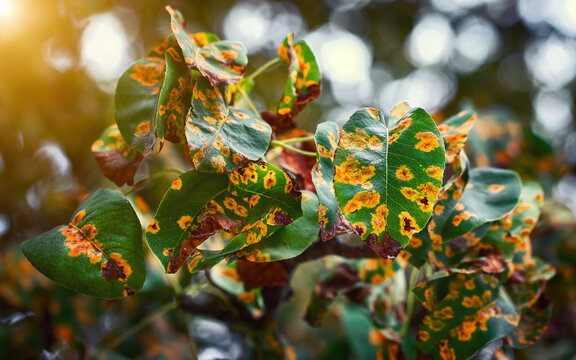
#> input picture home_page.jpeg, 576 x 360 px
$ python -i leaf_health_analyzer.py   (imports and definitions only)
#> lines starting #> are read from the running program, lines starting #| are printed output that depends on the picture; after the words box and inside, x2 and y2 are one past the last pixel; in counts of white or black regions, pixels touching at a corner belong together
import cv2
import numpy as np
from PIL import Image
import warnings
# [1 line not run here, left out]

class LeafHealthAnalyzer:
    def __init__(self):
        self.healthy_color_ranges = {
            'green_healthy': {
                'lower': np.array([30, 20, 20]),  # Wider range for healthy green
                'upper': np.array([90, 255, 255])
            },
            'yellow_stress': {
                'lower': np.array([15, 50, 50]),
                'upper': np.array([35, 255, 255])
            },
            'brown_disease': {
                'lower': np.array([8, 30, 30]),
                'upper': np.array([25, 255, 255])
            }
        }

    def analyze_leaf_image(self, image):
        """
        Analyze leaf image for disease symptoms
        """
        if isinstance(image, Image.Image):
            img_array = np.array(image)
        else:
            img_array = image.copy()

        # Convert to HSV for better color analysis
        hsv = cv2.cvtColor(img_array, cv2.COLOR_RGB2HSV)

        # Detect individual leaves first
        leaf_regions = self._detect_individual_leaves(hsv)

        # Analyze each leaf separately
        leaf_analyses = []
        for i, region in enumerate(leaf_regions):
            leaf_analysis = self._analyze_individual_leaf(hsv, region, i)
            leaf_analyses.append(leaf_analysis)

        # Calculate overall health from all leaves
        overall_health = self._calculate_overall_health(leaf_analyses)

        # Overall color analysis
        overall_color_metrics = self._analyze_leaf_colors(hsv)

        # Overall disease patterns
        overall_patterns = self._detect_disease_patterns(hsv)

        # Detect plant type
        plant_type = self._detect_plant_type(img_array, hsv)

        # Determine overall disease type with plant name
        disease_prediction = self._predict_disease_type(overall_color_metrics, overall_patterns, plant_type)

        # Create visualization with detected leaves
        annotated_image = self._create_leaf_visualization(img_array, leaf_analyses)

        return {
            'health_score': overall_health['score'],
            'status': overall_health['status'],
            'disease_prediction': disease_prediction,
            'plant_type': plant_type,
            'color_analysis': overall_color_metrics,
            'patterns': overall_patterns,
            'leaf_count': len(leaf_regions),
            'leaf_analyses': leaf_analyses,
            'annotated_image': annotated_image,
            'recommendations': self._get_recommendations(overall_health['score'], disease_prediction)
        }

    def _detect_individual_leaves(self, hsv_image):
        """
        Detect individual leaves in the image using color and contour analysis
        """
        # Convert to grayscale for contour detection
        gray = cv2.cvtColor(hsv_image, cv2.COLOR_HSV2BGR)
        gray = cv2.cvtColor(gray, cv2.COLOR_BGR2GRAY)

        # Apply threshold to isolate leaves (green areas)
        lower_green = np.array([25, 40, 40])
        upper_green = np.array([90, 255, 255])
        green_mask = cv2.inRange(hsv_image, lower_green, upper_green)

        # Find contours (potential leaves)
        contours, _ = cv2.findContours(green_mask, cv2.RETR_EXTERNAL, cv2.CHAIN_APPROX_SIMPLE)

        # Filter contours by size to get meaningful leaves
        min_area = 1000  # Minimum leaf area
        leaf_regions = []

        for contour in contours:
            area = cv2.contourArea(contour)
            if area > min_area:
                x, y, w, h = cv2.boundingRect(contour)
                leaf_regions.append({
                    'bbox': (x, y, w, h),
                    'contour': contour,
                    'area': area
                })

        # Sort by area (largest first)
        leaf_regions.sort(key=lambda x: x['area'], reverse=True)

        return leaf_regions[:10]  # Limit to top 10 leaves

    def _analyze_individual_leaf(self, hsv_image, region, leaf_id):
        """
        Analyze a single leaf region
        """
        x, y, w, h = region['bbox']

        # Extract leaf region
        leaf_region = hsv_image[y:y+h, x:x+w]

        # Analyze colors in this leaf
        leaf_colors = self._analyze_leaf_colors(leaf_region)

        # Detect patterns in this leaf
        leaf_patterns = self._detect_disease_patterns(leaf_region)

        # Calculate leaf health score
        leaf_score = self._calculate_leaf_health_score(leaf_colors, leaf_patterns)

        return {
            'leaf_id': leaf_id + 1,
            'bbox': region['bbox'],
            'area': region['area'],
            'health_score': leaf_score,
            'status': self._get_health_status(leaf_score),
            'color_analysis': leaf_colors,
            'patterns': leaf_patterns
        }

    def _calculate_leaf_health_score(self, color_metrics, patterns):
        """
        Calculate health score for individual leaf (more realistic scoring for actual leaves)
        """
        score = 75  # Start at healthy baseline for verified leaves

        # Healthy green color bonus
        green_pct = color_metrics.get('green_healthy', 0)
        if green_pct > 70:
            score += (green_pct - 70) * 0.5  # Bonus for very healthy leaves
        elif green_pct > 50:
            score += (green_pct - 50) * 0.3
        else:
            score -= (50 - green_pct) * 0.4

        # Yellow stress penalty (less harsh)
        yellow_pct = color_metrics.get('yellow_stress', 0)
        if yellow_pct > 10:
            score -= yellow_pct * 0.8
        elif yellow_pct > 5:
            score -= yellow_pct * 0.4

        # Brown disease penalty (less harsh)
        brown_pct = color_metrics.get('brown_disease', 0)
        if brown_pct > 5:
            score -= brown_pct * 1.5
        elif brown_pct > 2:
            score -= brown_pct * 0.8

        # Pattern penalties (much less harsh)
        if patterns.get('spots', 0) > 5:
            score -= patterns['spots'] * 2
        elif patterns.get('spots', 0) > 2:
            score -= patterns['spots'] * 1

        if patterns.get('irregular', 0) > 10:
            score -= patterns['irregular'] * 1
        elif patterns.get('irregular', 0) > 5:
            score -= patterns['irregular'] * 0.5

        if patterns.get('yellowing', 0) > 3:
            score -= patterns['yellowing'] * 3
        elif patterns.get('yellowing', 0) > 1:
            score -= patterns['yellowing'] * 1

        # Ensure minimum score for verified leaves
        score = max(25, min(100, score))

        # If we have any green color at all, ensure minimum healthy score
        if green_pct > 20:
            score = max(40, score)

        return score

    def _calculate_overall_health(self, leaf_analyses):
        """
        Calculate overall plant health from individual leaf analyses
        """
        if not leaf_analyses:
            return {'score': 50, 'status': 'Unknown'}

        # Weight by leaf size (larger leaves have more impact)
        total_weight = 0
        weighted_score = 0

        for leaf in leaf_analyses:
            weight = leaf['area']
            total_weight += weight
            weighted_score += leaf['health_score'] * weight

        overall_score = weighted_score / total_weight if total_weight > 0 else 50

        return {
            'score': overall_score,
            'status': self._get_health_status(overall_score),
            'leaf_count': len(leaf_analyses),
            'healthy_leaves': sum(1 for leaf in leaf_analyses if leaf['health_score'] > 70),
            'stressed_leaves': sum(1 for leaf in leaf_analyses if leaf['health_score'] <= 70)
        }

    def _analyze_leaf_colors(self, hsv_image):
        """
        Analyze color distribution in leaf image
        """
        metrics = {}

        for color_name, color_range in self.healthy_color_ranges.items():
            mask = cv2.inRange(hsv_image, color_range['lower'], color_range['upper'])
            # Fix percentage calculation - divide by total pixels (3 channels)
            total_pixels = hsv_image.shape[0] * hsv_image.shape[1]
            percentage = (np.count_nonzero(mask) / total_pixels) * 100
            metrics[color_name] = percentage

        return metrics

    def _detect_disease_patterns(self, hsv_image):
        """
        Detect disease patterns in leaf image
        """
        patterns = {}

        # Convert to grayscale for pattern detection
        gray = cv2.cvtColor(hsv_image, cv2.COLOR_HSV2BGR)
        gray = cv2.cvtColor(gray, cv2.COLOR_BGR2GRAY)

        # Detect spots using blob detection
        _, thresh = cv2.threshold(gray, 200, 255, cv2.THRESH_BINARY_INV)
        contours, _ = cv2.findContours(thresh, cv2.RETR_EXTERNAL, cv2.CHAIN_APPROX_SIMPLE)

        # Count different types of contours
        spots = 0
        irregular = 0
        yellowing = 0

        for contour in contours:
            area = cv2.contourArea(contour)
            if area > 1000:  # Reasonable threshold for disease spots
                # Check if circular (spot)
                perimeter = cv2.arcLength(contour, True)
                if perimeter > 0:
                    circularity = 4 * np.pi * area / (perimeter * perimeter)
                    if circularity > 0.5:
                        spots += 1
                    else:
                        irregular += 1

        # Detect yellowing areas
        yellow_lower = np.array([15, 50, 50])
        yellow_upper = np.array([35, 255, 255])
        yellow_mask = cv2.inRange(hsv_image, yellow_lower, yellow_upper)
        yellow_contours, _ = cv2.findContours(yellow_mask, cv2.RETR_EXTERNAL, cv2.CHAIN_APPROX_SIMPLE)
        yellowing = len([c for c in yellow_contours if cv2.contourArea(c) > 100])

        patterns['spots'] = spots
        patterns['irregular'] = irregular
        patterns['yellowing'] = yellowing

        return patterns

    def _detect_plant_type(self, img_array, hsv_image):
        """
        Detect plant type based on leaf characteristics
        Enhanced detection for Apple, Tomato, Pepper, etc.
        """
        # Analyze color distribution
        color_metrics = self._analyze_leaf_colors(hsv_image)
        green_ratio = color_metrics.get('green_healthy', 0)

        # Convert to HSV for detailed analysis
        h_channel = hsv_image[:, :, 0]
        s_channel = hsv_image[:, :, 1]

        # Calculate color statistics
        mean_hue = np.mean(h_channel)
        mean_saturation = np.mean(s_channel)

        # Analyze yellow-green content (for apple leaves)
        yellow_green_pixels = np.sum((h_channel >= 25) & (h_channel <= 45))
        total_pixels = h_channel.size
        yellow_green_ratio = (yellow_green_pixels / total_pixels) * 100  # Convert to percentage

        # Enhanced plant type detection for 4 plant types
        if green_ratio > 70 and yellow_green_ratio > 25 and mean_saturation > 60:
            # High green, high yellow-green ratio, high saturation - Apple
            return "Apple"
        elif green_ratio > 70 and mean_saturation > 50:
            # High green, moderate saturation
            if mean_hue > 40 and mean_hue < 60:
                return "Corn"    # Corn leaves have more yellow-green hue
            elif mean_hue < 30:
                return "Potato"  # Potato leaves are broader
            elif mean_hue < 35 and mean_saturation < 55:
                return "Potato"  # Potato leaves have lower saturation
            else:
                return "Tomato"
        elif green_ratio > 50:
            # Moderate green
            if mean_hue > 45 and mean_hue < 65:
                return "Corn"    # Corn has distinct yellow-green hue
            elif mean_hue < 30:
                return "Potato"  # Potato leaves are broader
            else:
                return "Pepper"
        else:
            # Lower green ratio
            if mean_hue > 50 and mean_hue < 70:
                return "Corn"    # Even stressed corn has yellow tint
            else:
                return "General Plant"

    def _predict_disease_type(self, color_metrics, patterns, plant_type="Tomato"):
        """
        Predict specific disease type based on color and pattern analysis with plant name
        """
        # Disease database with specific symptoms - balanced thresholds
        disease_symptoms = {
            "Leaf Spot Disease": {
                "brown_threshold": 10,  # Balanced threshold
                "spots_threshold": 1,   # Lower threshold to detect actual spots
                "description": "Circular brown spots on leaves"
            },
            "Early Blight": {
                "brown_threshold": 12,  # Balanced threshold
                "irregular_threshold": 8, # Balanced threshold
                "description": "Target-like brown spots with yellow rings"
            },
            "Powdery Mildew": {
                "white_threshold": 15,
                "description": "White powdery coating on leaf surface"
            },
            "Yellow Leaf Disease": {
                "yellow_threshold": 25,  # Balanced threshold
                "description": "Extensive yellowing of leaf tissue"
            },
            "Bacterial Blight": {
                "brown_threshold": 8,   # Balanced threshold
                "irregular_threshold": 10, # Balanced threshold
                "description": "Irregular brown lesions with yellow halos"
            },
            "Nutrient Deficiency": {
                "yellow_threshold": 15,  # Balanced threshold
                "brown_threshold": 3,   # Balanced threshold
                "description": "Yellowing between leaf veins"
            },
            "Healthy Leaf": {
                "green_threshold": 70,
                "description": "No significant disease symptoms"
            }
        }

        brown_pct = color_metrics.get('brown_disease', 0)
        yellow_pct = color_metrics.get('yellow_stress', 0)
        green_pct = color_metrics.get('green_healthy', 0)
        spots = patterns.get('spots', 0)
        irregular = patterns.get('irregular', 0)

        # Match symptoms to diseases
        best_match = "Unknown Condition"
        best_score = 0

        for disease, symptoms in disease_symptoms.items():
            score = 0

            # Check brown symptoms
            if "brown_threshold" in symptoms and brown_pct >= symptoms["brown_threshold"]:
                score += 2

            # Check yellow symptoms
            if "yellow_threshold" in symptoms and yellow_pct >= symptoms["yellow_threshold"]:
                score += 2

            # Check green symptoms (for healthy)
            if "green_threshold" in symptoms and green_pct >= symptoms["green_threshold"]:
                score += 3

            # Check spots
            if "spots_threshold" in symptoms and spots >= symptoms["spots_threshold"]:
                score += 2

            # Check irregular patterns
            if "irregular_threshold" in symptoms and irregular >= symptoms["irregular_threshold"]:
                score += 2

            # Update best match
            if score > best_score:
                best_score = score
                best_match = disease

        # If no strong match, provide general assessment
        if best_score < 2:
            if green_pct > 75 and spots == 0 and irregular == 0 and yellow_pct < 5:
                best_match = "Healthy Leaf"  # Explicit healthy check
            elif brown_pct > 5:
                best_match = "Leaf Damage"
            elif yellow_pct > 10:
                best_match = "Leaf Stress"
            else:
                best_match = "Mild Symptoms"

        # Add plant name to disease prediction
        if best_match == "Healthy Leaf":
            return f"{plant_type} - Healthy"
        elif best_match == "Unknown Condition":
            return f"{plant_type} - General Condition"
        else:
            return f"{plant_type} {best_match}"

    def _get_health_status(self, score):
        """
        Get health status based on score (adjusted for new scoring system)
        """
        if score >= 80:
            return "Healthy"
        elif score >= 65:
            return "Mild Stress"
        elif score >= 45:
            return "Moderate Issues"
        else:
            return "Severe Problems"

    def _get_recommendations(self, health_score, disease_prediction):
        """
        Get care recommendations based on analysis
        """
        recommendations = []

        # Check for healthy status first
        if "Healthy" in disease_prediction:
            recommendations.extend([
                "Continue regular monitoring",
                "Maintain proper care routine",
                "Preventative measures recommended",
                "Ensure optimal growing conditions",
                "Monitor for pests and diseases"
            ])
        # Check for specific disease types (plant-agnostic)
        elif "Leaf Spot" in disease_prediction or "Spot" in disease_prediction:
            recommendations.extend([
                "Apply fungicide treatment",
                "Remove affected leaves",
                "Improve air circulation",
                "Avoid overhead watering",
                "Ensure proper spacing between plants"
            ])
        elif "Yellow" in disease_prediction or "Yellowing" in disease_prediction:
            recommendations.extend([
                "Check soil nutrients",
                "Apply balanced fertilizer",
                "Ensure proper watering",
                "Test soil pH levels",
                "Consider nutrient deficiency treatment"
            ])
        elif "Blight" in disease_prediction:
            recommendations.extend([
                "Apply systemic fungicide",
                "Remove infected plant parts",
                "Disinfect tools",
                "Improve air circulation",
                "Avoid wetting foliage"
            ])
        elif "Bacterial" in disease_prediction:
            recommendations.extend([
                "Apply copper-based fungicide",
                "Remove infected plant parts",
                "Avoid working with wet plants",
                "Ensure proper drainage",
                "Practice crop rotation"
            ])
        elif "Scab" in disease_prediction:
            recommendations.extend([
                "Apply fungicide spray",
                "Remove fallen leaves",
                "Prune affected branches",
                "Ensure good air circulation",
                "Apply dormant season treatment"
            ])
        elif "Rust" in disease_prediction:
            recommendations.extend([
                "Apply rust-specific fungicide",
                "Remove infected leaves",
                "Reduce humidity",
                "Improve air circulation",
                "Avoid overhead irrigation"
            ])
        elif "Mildew" in disease_prediction:
            recommendations.extend([
                "Apply sulfur-based fungicide",
                "Improve air circulation",
                "Reduce humidity",
                "Remove affected plant parts",
                "Ensure proper spacing"
            ])
        elif "Wilt" in disease_prediction:
            recommendations.extend([
                "Remove infected plants",
                "Control insect vectors",
                "Apply soil fumigation",
                "Practice crop rotation",
                "Use resistant varieties"
            ])
        elif "Mild Symptoms" in disease_prediction:
            recommendations.extend([
                "Monitor for changes",
                "Check environmental conditions",
                "Consider plant inspection",
                "Review watering and fertilization",
                "Look for early disease signs"
            ])
        else:
            recommendations.extend([
                "Monitor plant health regularly",
                "Check for pest activity",
                "Ensure proper growing conditions",
                "Consider professional consultation",
                "Review care practices"
            ])

        return recommendations

    def _create_leaf_visualization(self, image, leaf_analyses):
        """
        Create visualization showing detected leaves with health status (no text labels)
        """
        result_image = image.copy()

        for leaf in leaf_analyses:
            x, y, w, h = leaf['bbox']
            health_score = leaf['health_score']
            status = leaf['status']

            # Color based on health status
            if status == 'Healthy':
                color = (0, 255, 0)  # Green
            elif status == 'Mild Stress':
                color = (255, 255, 0)  # Yellow
            elif status == 'Moderate Issues':
                color = (255, 165, 0)  # Orange
            else:
                color = (255, 0, 0)  # Red

            # Draw bounding box only (no text labels)
            cv2.rectangle(result_image, (x, y), (x + w, y + h), color, 2)

        return result_image

# [8 lines left out: function analyze_leaf_health, not called in this run]

>>> import cv2
>>> picture = cv2.cvtColor(cv2.imread('home_page.jpeg'), cv2.COLOR_BGR2RGB)
>>> result = LeafHealthAnalyzer().analyze_leaf_image(picture)
#> in _detect_individual_leaves, `gray = cv2.cvtColor(gray, cv2.COLOR_BGR2GRAY)`:
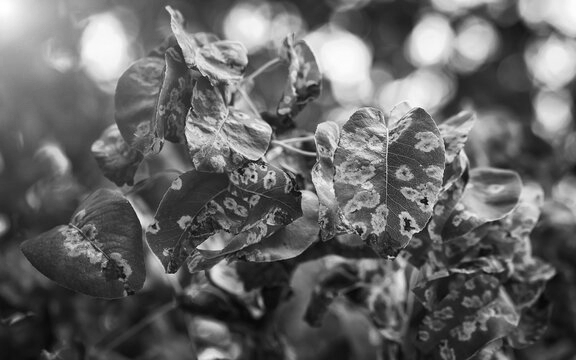
#> gray: shape (360, 576); min 7, max 255, mean 102.2
#> in _detect_individual_leaves, `green_mask = cv2.inRange(hsv_image, lower_green, upper_green)`:
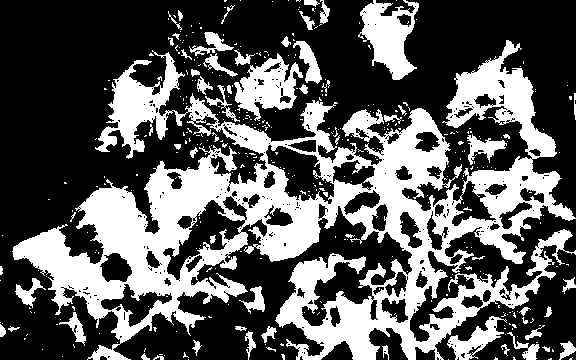
#> green_mask: shape (360, 576); 35.3% white; 390 white regions (331 under 20 px)
#> in _detect_individual_leaves, `contours, _ = cv2.findContours(green_mask, cv2.RETR_EXTERNAL, cv2.CHAI..`: contours = 346 contours, 308 with area under 20; largest, box (x1, y1, x2, y2) and area: (12, 40, 576, 360) 71644, (358, 0, 419, 80) 2594, (234, 53, 303, 121) 2306, (447, 316, 507, 360) 916, (293, 41, 322, 84) 462
#> the loop in _detect_individual_leaves, `for contour in contours:` made 346 passes
#> (area, x, y, w, h) on passes 290, 307, 340: (2305.5, 234, 53, 69, 68), (71643.5, 12, 40, 564, 320), (2594, 358, 0, 61, 80)
#> after the loop in _detect_individual_leaves, `for contour in contours:`: leaf_regions = 3 items
#> the loop in analyze_leaf_image, `for i, region in enumerate(leaf_regions):` made 3 passes
#> (x in _analyze_individual_leaf, y in _analyze_individual_leaf, w in _analyze_individual_leaf, h in _analyze_individual_leaf, leaf_patterns in _analyze_individual_leaf) on passes 1 to 3: (12, 40, 564, 320, {'spots': 0, 'irregular': 1, 'yellowing': 42}), (358, 0, 61, 80, {'spots': 1, 'irregular': 0, 'yellowing': 1}), (234, 53, 69, 68, {'spots': 0, 'irregular': 1, 'yellowing': 1})
#> pass 1, in _detect_disease_patterns, `gray = cv2.cvtColor(hsv_image, cv2.COLOR_HSV2BGR)`:
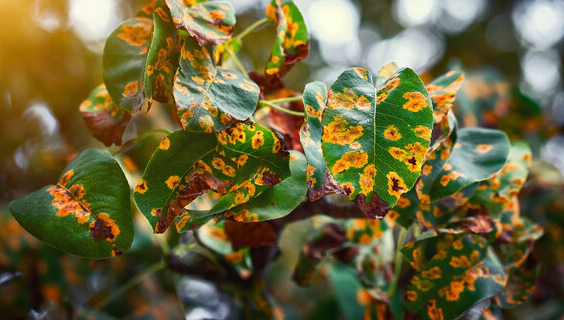
#> gray: shape (320, 564, 3); mean B, G, R 59.3, 100.6, 108.4
#> pass 1, in _detect_disease_patterns, `gray = cv2.cvtColor(gray, cv2.COLOR_BGR2GRAY)`:
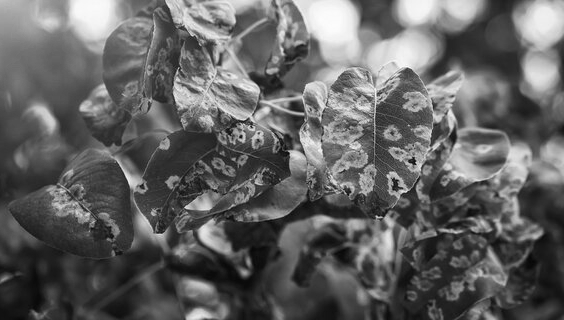
#> gray: shape (320, 564); min 7, max 254, mean 98.2
#> the loop in _calculate_overall_health, `for leaf in leaf_analyses:` made 3 passes
#> (weight, total_weight, weighted_score) on passes 1 to 3: (71643.5, 71643.5, 2865740), (2594, 74237.5, 2975756.4), (2305.5, 76543, 3067976.4)
#> (the rest of the program and of its run is left out)
